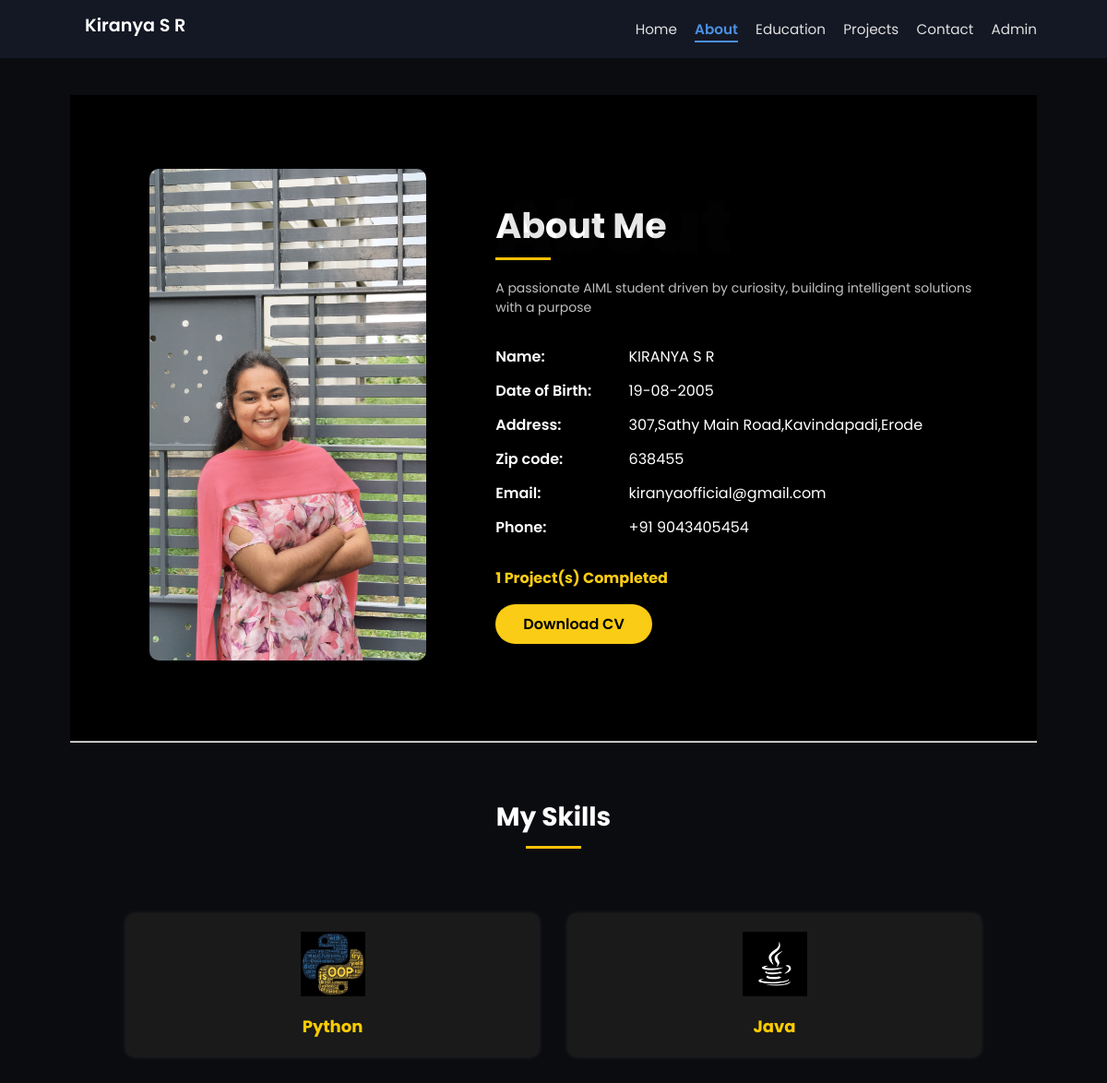
Before: /about with the older database file.
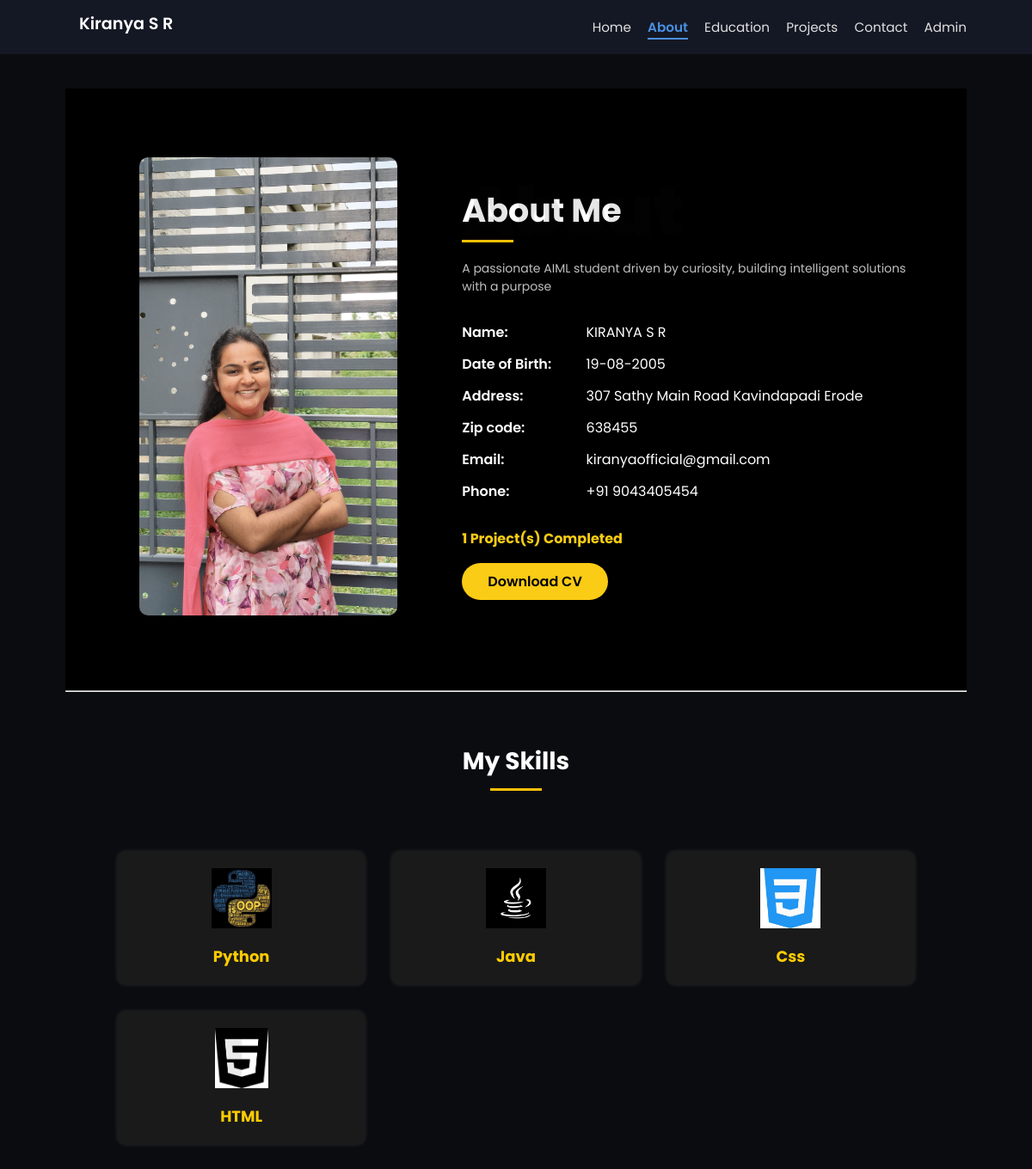
After: the same page with the newer database file.
### tables this page shows
CREATE TABLE about (
    id INTEGER PRIMARY KEY,
    bio TEXT,
    name TEXT,
    dob TEXT,
    address TEXT,
    zip_code TEXT,
    email TEXT,
    phone TEXT,
    projects_completed INTEGER,
    photo TEXT,
    resume TEXT
);

CREATE TABLE skills (
    id INTEGER PRIMARY KEY AUTOINCREMENT,
    name TEXT NOT NULL,
    image TEXT
);

### app.py (the view)
@app.route('/about')
def about():
    conn = get_db_connection()
    c = conn.cursor()
    c.execute('SELECT bio, name, dob, address, zip_code, email, phone, projects_completed, photo FROM about WHERE id=1')
    row = c.fetchone()
    about = {
        'bio': row[0], 'name': row[1], 'dob': row[2], 'address': row[3],
        'zip_code': row[4], 'email': row[5], 'phone': row[6],
        'projects_completed': row[7], 'photo': row[8]
    } if row else {}
    c.execute('SELECT name, image FROM skills')
    skills = [{'name': s[0], 'image': s[1]} for s in c.fetchall()]
    conn.close()
    return render_template('about.html', about=about, skills=skills)

### app.py (called while the page is built)
def get_db_connection():
    return sqlite3.connect(DATABASE_PATH)

### templates/about.html (shortened to what this page needs)
{% extends "layout.html" %}
{% block head %}
<link rel="stylesheet" href="{{ url_for('static', filename='css/about.css') }}">
{% endblock %}
{% block content %}
<div class="about-section">
  <div class="about-image">
    <img src="{{ url_for('static', filename='images/' ~ about.photo) }}" alt="Profile Photo">
  </div>
  <div class="about-info">
    <h2>About Me</h2>
    <p class="subtitle">{{ about.bio }}</p>
    <ul>
      <li><strong>Name:</strong> {{ about.name }}</li>
      <li><strong>Date of Birth:</strong> {{ about.dob }}</li>
      <li><strong>Address:</strong> {{ about.address }}</li>
      <li><strong>Zip code:</strong> {{ about.zip_code }}</li>
      <li><strong>Email:</strong> {{ about.email }}</li>
      <li><strong>Phone:</strong> {{ about.phone }}</li>
    </ul>
    <div class="projects">{{ about.projects_completed }} Project(s) Completed</div>
    <a class="download-btn" href="{{ url_for('static', filename='resume/Kiranya_Resume.pdf') }}" download>Download CV</a>
  </div>
</div>
<hr>
<h2 class="section-title">My Skills</h2>
<div class="skills-grid">
  {% for skill in skills %}
  <div class="skill-card">
    <img src="{{ url_for('static', filename='images/' ~ skill.image) }}" alt="{{ skill.name }}">
    <h4>{{ skill.name }}</h4>
  </div>
  {% endfor %}
</div>
{% endblock %}

### templates/layout.html (shortened to what this page needs)
<!DOCTYPE html>
<html lang="en">
<head>
  <link rel="stylesheet" href="{{ url_for('static', filename='css/style.css') }}" />
  {% block head %}{% endblock %}
  <link rel="stylesheet" href="https://cdnjs.cloudflare.com/ajax/libs/font-awesome/6.5.0/css/all.min.css" />
</head>
<body>
  <nav class="navbar">
    <div class="nav-wrapper container">
      <h1 class="logo">Kiranya S R</h1>
      <ul class="nav-links">
        <li><a href="{{ url_for('home') }}" class="{% if request.path == '/' %}active{% endif %}">Home</a></li>
        <li><a href="{{ url_for('about') }}" class="{% if request.path == '/about' %}active{% endif %}">About</a></li>
        <li><a href="{{ url_for('education') }}" class="{% if request.path == '/education' %}active{% endif %}">Education</a></li>
        <li><a href="{{ url_for('projects') }}" class="{% if request.path == '/projects' %}active{% endif %}">Projects</a></li>
        <li><a href="{{ url_for('contact') }}" class="{% if request.path == '/contact' %}active{% endif %}">Contact</a></li>
        {% if session.admin %}
          <li><a href="{{ url_for('dashboard') }}" class="{% if request.path == '/dashboard' %}active{% endif %}">Dashboard</a></li>
          <li><a href="{{ url_for('logout') }}">Logout</a></li>
        {% else %}
          <li><a href="{{ url_for('login') }}" class="{% if request.path == '/login' %}active{% endif %}">Admin</a></li>
        {% endif %}
      </ul>
    </div>
  </nav>
  <main class="container">
    {% block content %}{% endblock %}
  </main>
</body>
</html>

### static/css/style.css (style rules this page uses)
body { font-family: 'Poppins', sans-serif; margin: 0; padding: 0; background-color: #0f1117; color: #e0e0e0; }
.container { width: 90%; max-width: 1100px; margin: auto; padding: 1rem; }
.navbar { background-color: #141824; color: #ffffff; padding: 0.4rem 0; position: sticky; top: 0; z-index: 1000; }
.nav-wrapper { display: flex; justify-content: space-between; align-items: center; height: 50px; }
.logo { font-size: 1.2rem; font-weight: 600; margin-left: 1rem; }
.nav-links { list-style: none; display: flex; gap: 1.2rem; margin: 0; padding: 0; }
.nav-links li a { color: #e0e0e0; text-decoration: none; padding-bottom: 2px; font-size: 0.95rem; transition: color 0.3s, border-bottom 0.3s; }
.nav-links li a.active { color: #4a90e2; font-weight: 600; border-bottom: 2px solid #4a90e2; }
h1, h2, h3, h4 { font-family: 'Poppins', sans-serif; color: #ffffff; margin: 0 0 0.5rem; }
main.container { padding-top: 40px; padding-bottom: 40px; }
* { margin: 0; padding: 0; box-sizing: border-box; }
body { font-family: 'Poppins', sans-serif; background-color: #0b0c10; color: #fff; }

### static/css/about.css (style rules this page uses)
.about-section { display: flex; align-items: center; justify-content: center; background-color: #000000; color: #ffffff; padding: 80px 60px; font-family: 'Poppins', sans-serif; flex-wrap: wrap; }
.about-image { flex: 1; text-align: center; }
.about-image img { width: 300px; height: auto; border-radius: 10px; object-fit: cover; }
.about-info { flex: 1.5; padding-left: 50px; }
.about-info h2 { font-size: 38px; font-weight: 700; margin: 0; position: relative; z-index: 2; padding-bottom: 10px; }
.about-info h2::before { content: "About"; font-size: 80px; color: #1a1a1a; position: absolute; top: -30px; left: 0; z-index: 1; font-weight: 900; opacity: 0.1; }
.about-info h2::after { content: ""; display: block; width: 60px; height: 3px; background-color: #ffc107; margin-top: 6px; }
.about-info .subtitle { margin: 10px 0 30px; color: #c0c0c0; font-size: 14px; line-height: 1.5; }
.about-info ul { list-style: none; padding: 0; margin: 0 0 30px; }
.about-info ul li { margin-bottom: 12px; font-size: 16px; }
.about-info ul li strong { display: inline-block; width: 140px; color: #ffffff; font-weight: 600; }
.about-info .projects { font-weight: 700; color: #facc15; margin-bottom: 25px; font-size: 16px; }
.download-btn { background-color: #facc15; color: #000000; font-weight: 600; padding: 10px 30px; border-radius: 30px; text-decoration: none; transition: background-color 0.3s ease; }
.section-title { text-align: center; margin: 60px 0 40px; color: white; font-size: 28px; position: relative; padding-bottom: 10px; }
.section-title::after { content: ""; display: block; width: 60px; height: 3px; background-color: #ffc107; margin: 10px auto 0; }
.skills-grid { display: grid; grid-template-columns: repeat(auto-fit, minmax(220px, 1fr)); gap: 30px; padding: 20px 60px 60px; }
.skill-card { background-color: #1a1a1a; padding: 20px; border-radius: 10px; text-align: center; box-shadow: 0 0 5px rgba(255, 255, 255, 0.1); }
.skill-card img { width: 70px; height: 70px; object-fit: contain; margin-bottom: 12px; }
.skill-card h4 { color: #ffcc00; font-size: 18px; margin: 0; }

Changed rows visible on the page:
changed about "KIRANYA S R": address "307,Sathy Main Road,Kavindapadi,Erode" → "307 Sathy Main Road Kavindapadi Erode"
added skills: image (picture), name "Css"
added skills: image+name (picture), name "HTML"
